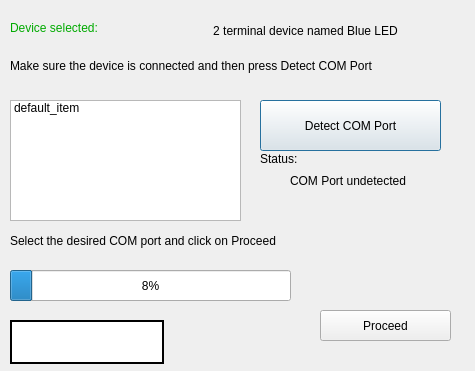
<?xml version="1.0" encoding="UTF-8"?>
<ui version="4.0">
 <class>Dialog</class>
 <widget class="QDialog" name="Dialog">
  <property name="geometry">
   <rect>
    <x>0</x>
    <y>0</y>
    <width>475</width>
    <height>371</height>
   </rect>
  </property>
  <property name="windowTitle">
   <string>Dialog</string>
  </property>
  <widget class="QLabel" name="label">
   <property name="geometry">
    <rect>
     <x>10</x>
     <y>50</y>
     <width>451</width>
     <height>31</height>
    </rect>
   </property>
   <property name="text">
    <string>Make sure the device is connected and then press Detect COM Port</string>
   </property>
   <property name="scaledContents">
    <bool>false</bool>
   </property>
   <property name="wordWrap">
    <bool>true</bool>
   </property>
  </widget>
  <widget class="QPushButton" name="pushButton">
   <property name="geometry">
    <rect>
     <x>260</x>
     <y>100</y>
     <width>181</width>
     <height>51</height>
    </rect>
   </property>
   <property name="text">
    <string>Detect COM Port</string>
   </property>
  </widget>
  <widget class="QLabel" name="label_2">
   <property name="geometry">
    <rect>
     <x>260</x>
     <y>150</y>
     <width>51</width>
     <height>17</height>
    </rect>
   </property>
   <property name="text">
    <string>Status:</string>
   </property>
  </widget>
  <widget class="QLabel" name="label_3">
   <property name="geometry">
    <rect>
     <x>290</x>
     <y>170</y>
     <width>151</width>
     <height>21</height>
    </rect>
   </property>
   <property name="text">
    <string>COM Port undetected</string>
   </property>
  </widget>
  <widget class="QLabel" name="label_4">
   <property name="geometry">
    <rect>
     <x>10</x>
     <y>20</y>
     <width>111</width>
     <height>16</height>
    </rect>
   </property>
   <property name="palette">
    <palette>
     <active>
      <colorrole role="WindowText">
       <brush brushstyle="SolidPattern">
        <color alpha="255">
         <red>0</red>
         <green>170</green>
         <blue>0</blue>
        </color>
       </brush>
      </colorrole>
      <colorrole role="Text">
       <brush brushstyle="SolidPattern">
        <color alpha="255">
         <red>85</red>
         <green>170</green>
         <blue>0</blue>
        </color>
       </brush>
      </colorrole>
      <colorrole role="ButtonText">
       <brush brushstyle="SolidPattern">
        <color alpha="255">
         <red>85</red>
         <green>170</green>
         <blue>0</blue>
        </color>
       </brush>
      </colorrole>
     </active>
     <inactive>
      <colorrole role="WindowText">
       <brush brushstyle="SolidPattern">
        <color alpha="255">
         <red>0</red>
         <green>170</green>
         <blue>0</blue>
        </color>
       </brush>
      </colorrole>
      <colorrole role="Text">
       <brush brushstyle="SolidPattern">
        <color alpha="255">
         <red>85</red>
         <green>170</green>
         <blue>0</blue>
        </color>
       </brush>
      </colorrole>
      <colorrole role="ButtonText">
       <brush brushstyle="SolidPattern">
        <color alpha="255">
         <red>85</red>
         <green>170</green>
         <blue>0</blue>
        </color>
       </brush>
      </colorrole>
     </inactive>
     <disabled>
      <colorrole role="WindowText">
       <brush brushstyle="SolidPattern">
        <color alpha="255">
         <red>159</red>
         <green>158</green>
         <blue>158</blue>
        </color>
       </brush>
      </colorrole>
      <colorrole role="Text">
       <brush brushstyle="SolidPattern">
        <color alpha="255">
         <red>159</red>
         <green>158</green>
         <blue>158</blue>
        </color>
       </brush>
      </colorrole>
      <colorrole role="ButtonText">
       <brush brushstyle="SolidPattern">
        <color alpha="255">
         <red>159</red>
         <green>158</green>
         <blue>158</blue>
        </color>
       </brush>
      </colorrole>
     </disabled>
    </palette>
   </property>
   <property name="text">
    <string>Device selected:</string>
   </property>
   <property name="wordWrap">
    <bool>true</bool>
   </property>
  </widget>
  <widget class="QProgressBar" name="progressBar">
   <property name="geometry">
    <rect>
     <x>10</x>
     <y>270</y>
     <width>281</width>
     <height>31</height>
    </rect>
   </property>
   <property name="value">
    <number>8</number>
   </property>
  </widget>
  <widget class="QLabel" name="label_5">
   <property name="geometry">
    <rect>
     <x>300</x>
     <y>270</y>
     <width>161</width>
     <height>31</height>
    </rect>
   </property>
   <property name="text">
    <string/>
   </property>
   <property name="alignment">
    <set>Qt::AlignCenter</set>
   </property>
   <property name="wordWrap">
    <bool>true</bool>
   </property>
  </widget>
  <widget class="QPushButton" name="pushButton_2">
   <property name="geometry">
    <rect>
     <x>320</x>
     <y>310</y>
     <width>131</width>
     <height>31</height>
    </rect>
   </property>
   <property name="text">
    <string>Proceed</string>
   </property>
  </widget>
  <widget class="QLabel" name="label_6">
   <property name="geometry">
    <rect>
     <x>10</x>
     <y>320</y>
     <width>154</width>
     <height>44</height>
    </rect>
   </property>
   <property name="styleSheet">
    <string notr="true"> background-color: white;
 border-style: solid;
 border-width:2px;
 border-color: black;
 max-width:150px;
 max-height:40px;
 min-width:150px;
 min-height:40px;
background-image: url(/home/uka_in/workspace/SemiconductorCurveTracer/GUI/images/cedt.jpg)</string>
   </property>
   <property name="text">
    <string/>
   </property>
   <property name="pixmap">
    <pixmap>images/cedt.png</pixmap>
   </property>
   <property name="scaledContents">
    <bool>true</bool>
   </property>
  </widget>
  <widget class="QLabel" name="label_7">
   <property name="geometry">
    <rect>
     <x>150</x>
     <y>10</y>
     <width>311</width>
     <height>41</height>
    </rect>
   </property>
   <property name="text">
    <string>2 terminal device named Blue LED</string>
   </property>
   <property name="alignment">
    <set>Qt::AlignCenter</set>
   </property>
   <property name="wordWrap">
    <bool>true</bool>
   </property>
  </widget>
  <widget class="QListWidget" name="listWidget">
   <property name="geometry">
    <rect>
     <x>10</x>
     <y>100</y>
     <width>231</width>
     <height>121</height>
    </rect>
   </property>
   <item>
    <property name="text">
     <string>default_item</string>
    </property>
   </item>
  </widget>
  <widget class="QLabel" name="label_8">
   <property name="geometry">
    <rect>
     <x>10</x>
     <y>220</y>
     <width>371</width>
     <height>41</height>
    </rect>
   </property>
   <property name="text">
    <string>Select the desired COM port and click on Proceed</string>
   </property>
   <property name="wordWrap">
    <bool>true</bool>
   </property>
  </widget>
 </widget>
 <resources/>
 <connections>
  <connection>
   <sender>pushButton</sender>
   <signal>clicked()</signal>
   <receiver>pushButton</receiver>
   <slot>click()</slot>
   <hints>
    <hint type="sourcelabel">
     <x>368</x>
     <y>108</y>
    </hint>
    <hint type="destinationlabel">
     <x>368</x>
     <y>108</y>
    </hint>
   </hints>
  </connection>
  <connection>
   <sender>pushButton_2</sender>
   <signal>clicked()</signal>
   <receiver>pushButton_2</receiver>
   <slot>click()</slot>
   <hints>
    <hint type="sourcelabel">
     <x>336</x>
     <y>319</y>
    </hint>
    <hint type="destinationlabel">
     <x>335</x>
     <y>319</y>
    </hint>
   </hints>
  </connection>
  <connection>
   <sender>listWidget</sender>
   <signal>itemClicked(QListWidgetItem*)</signal>
   <receiver>listWidget</receiver>
   <slot>update()</slot>
   <hints>
    <hint type="sourcelabel">
     <x>52</x>
     <y>114</y>
    </hint>
    <hint type="destinationlabel">
     <x>54</x>
     <y>117</y>
    </hint>
   </hints>
  </connection>
 </connections>
</ui>
